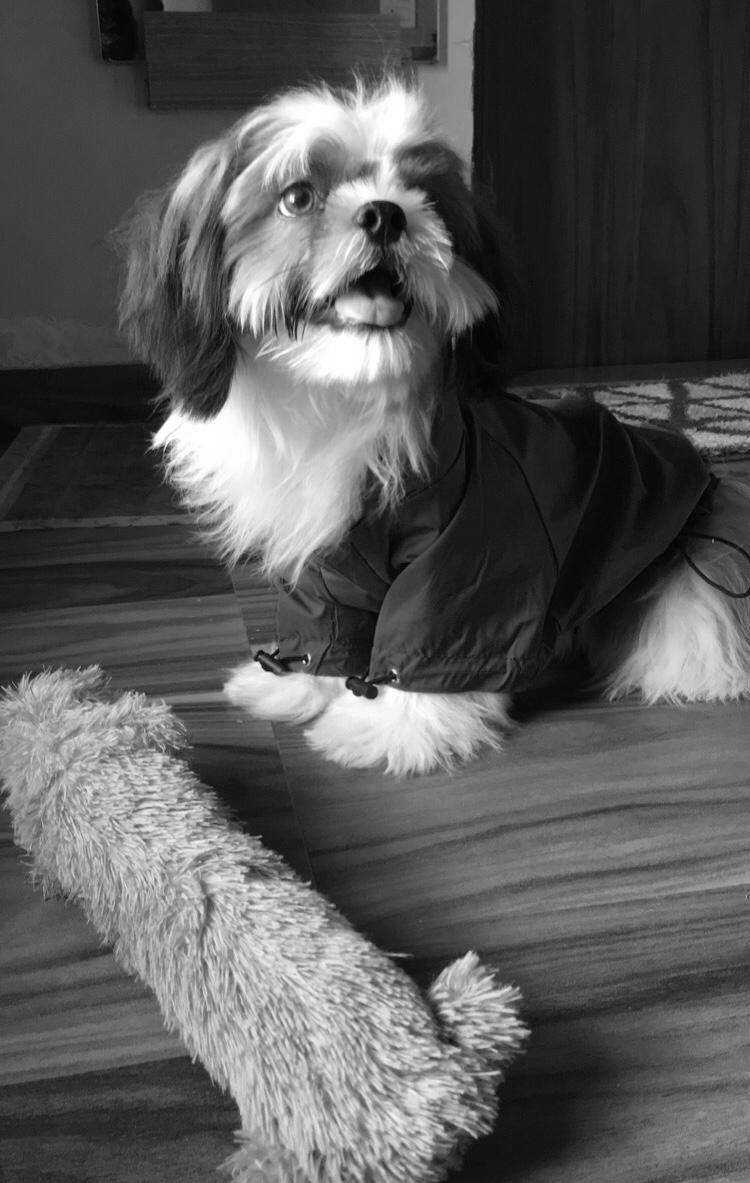
#> input picture GREY_IMAGE/gray_image.jpg, 750 x 1183 px, found by its file name
$ python grey.py
#> lines starting #> are read from the running program, lines starting #| are printed output that depends on the picture; after the words box and inside, x2 and y2 are one past the last pixel; in counts of white or black regions, pixels touching at a corner belong together
import cv2


# Load the color image
color_image = cv2.imread('GREY_IMAGE\gray_image.jpg')
#> color_image is the input picture: shape (1183, 750, 3); min 0, max 255, mean 89.1

# Convert the color image to grayscale
gray_image = cv2.cvtColor(color_image, cv2.COLOR_BGR2GRAY)

# Thresholding to convert grayscale image to black and white
_, bw_from_color = cv2.threshold(gray_image, 128, 255, cv2.THRESH_BINARY)
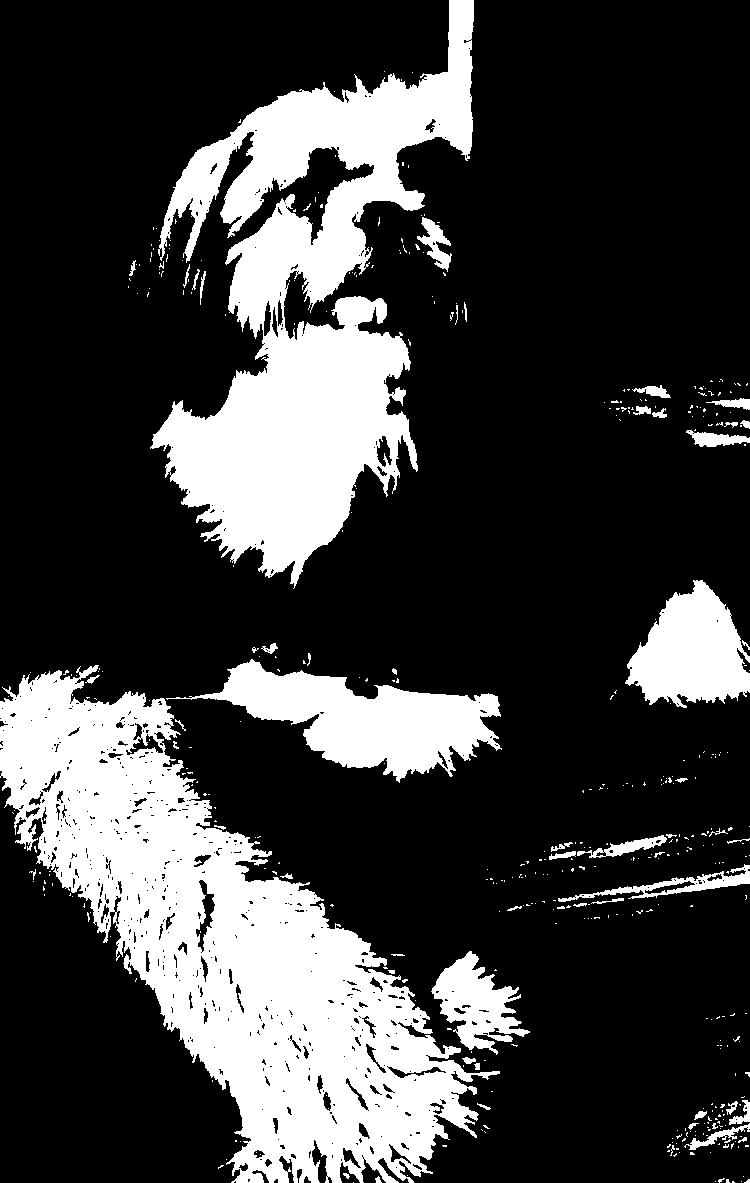
#> bw_from_color: shape (1183, 750); 24.5% white; 445 white regions (388 under 20 px), largest, box (x1, y1, x2, y2) and area: (0, 665, 500, 1183) 99056, (150, 0, 474, 589) 77517, (166, 659, 502, 783) 17493

# Load the grayscale image directly (if you have one)
gray_image_direct = cv2.imread('GREY_IMAGE\gray_image.jpg', cv2.IMREAD_GRAYSCALE)

# Thresholding to convert directly loaded grayscale image to black and white
_, bw_from_gray = cv2.threshold(gray_image_direct, 128, 255, cv2.THRESH_BINARY)

# Display the images
cv2.imshow("",bw_from_color)
cv2.imshow("",bw_from_gray)

cv2.waitKey(0)
cv2.destroyAllWindows()
